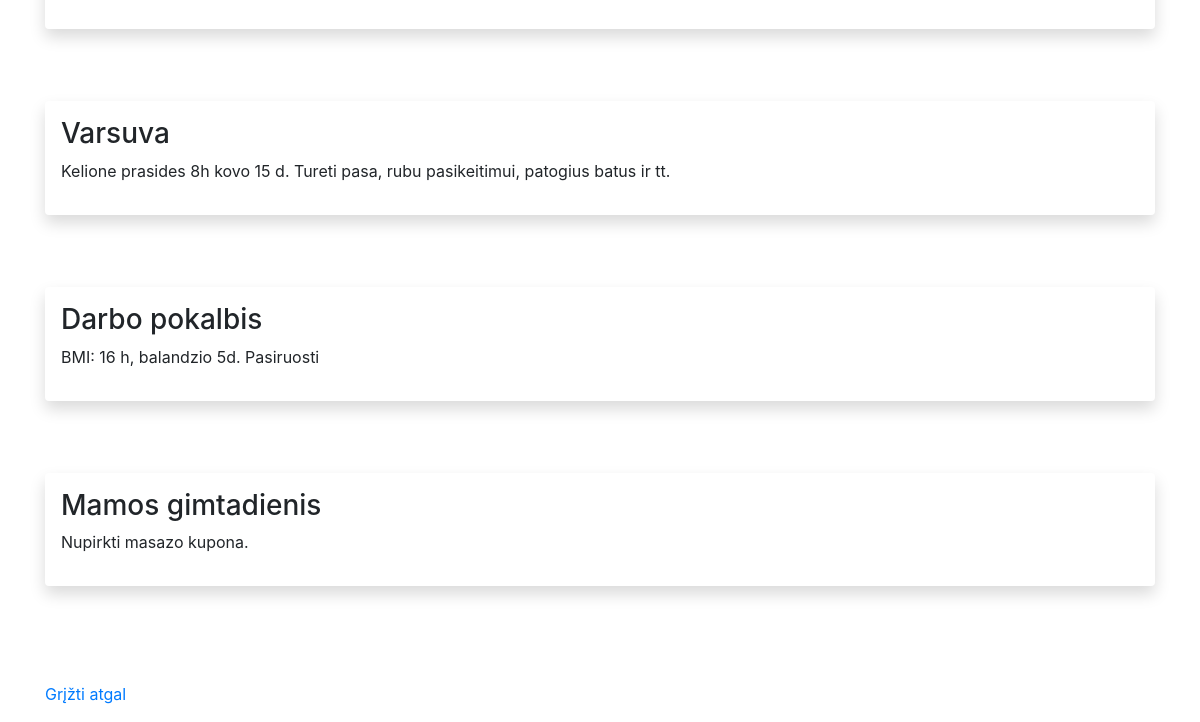
The app's page /filter (signed in, lower part), older data.
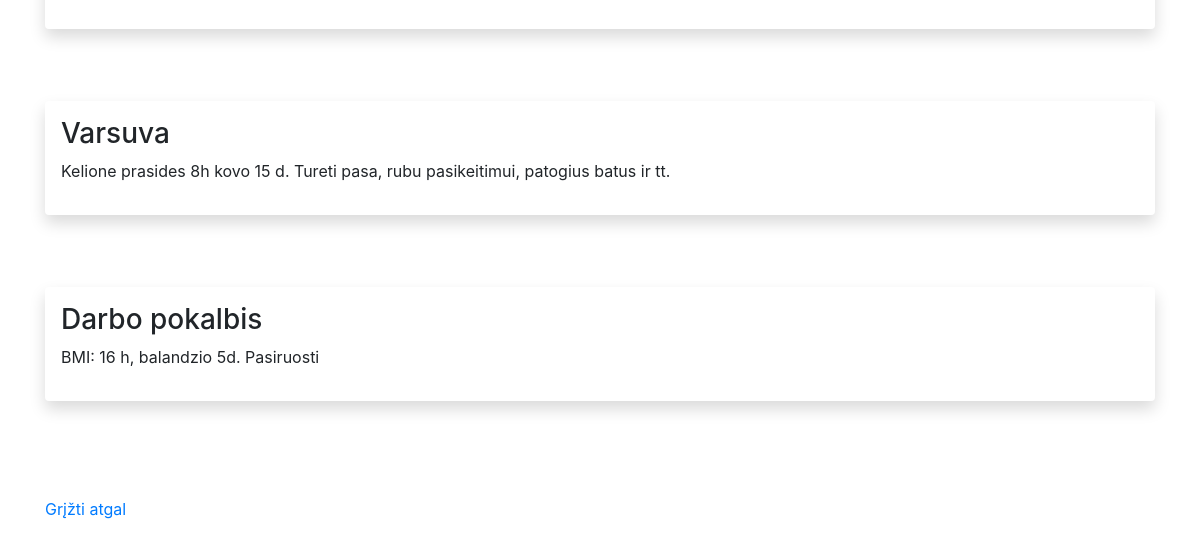
The same page, newer data.
### app.py (models this page shows)
class Note(db.Model):
    __tablename__ = "notes"
    id = db.Column(db.Integer, primary_key=True)
    title = db.Column("Title", db.String(20), nullable=False)
    text =db.Column("Text", db.Text, nullable=False)
    photo = db.Column("Image", db.String(20), nullable=True)
    user_id = db.Column(db.Integer, db.ForeignKey("user.id"))
    user = db.relationship("User", lazy=True)
    categories = db.relationship('Category', secondary=notes_categories, back_populates="notes")

### app.py (the view)
@app.route("/filter")
@login_required
def filter_notes():
    category_id = request.args.get('category')
    category = Category.query.get(category_id)
    if category:
        notes = category.notes
    else:
        notes = Note.query.all()
    return render_template("filter.html", notes=notes, category=category)

### app.py (called while the page is built)
@login_manager.user_loader
def load_user(user_id):
    return User.query.get(int(user_id))

@app.context_processor
def base():
    form = forms.SearchForm()
    return dict(form = form)

### templates/filter.html (shortened to what this page needs)
{% extends "base.html" %} {% block content %}
      {% for note in notes %}
      <div class="shadow p-3 mb-5 bg-body rounded">
        <h3>{{ note.title }}</h3>
        <p>{{ note.text }}</p>
</div>
    <br>
    {% endfor %}
    <br>
    <p><a href="{{ url_for('note') }}">Grįžti atgal</a></p>
{% endblock %}

Row changes from the older to the newer data that the page shows:
removed Note: title "Mamos gimtadienis", text "Nupirkti masazo kupona."
